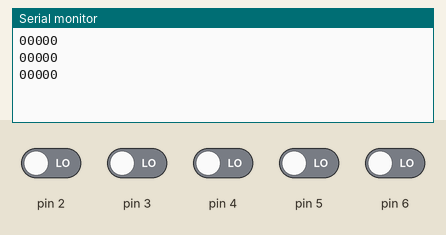
The sketch below on a simulated Arduino Uno, built with avr-gcc and run on an emulated ATmega328P. On the bench: the last lines printed to the serial monitor. The test bench sets the inputs (shaded band); at power-on: pin 2–6 LOW.

Above: at 2.8 s.
2.9 s: pin 2 driven HIGH
At 3.8 s:
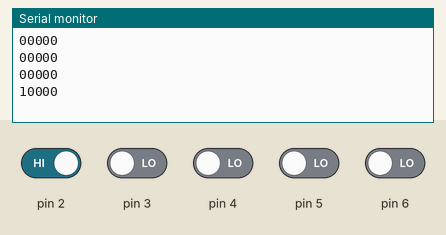
4.4 s: pin 3 driven HIGH
At 5.4 s:
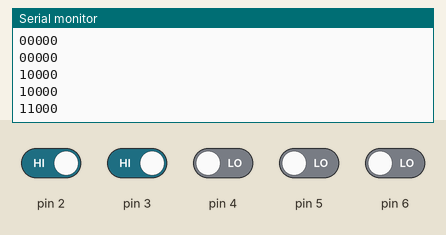
5.9 s: pin 4 driven HIGH
At 6.8 s:
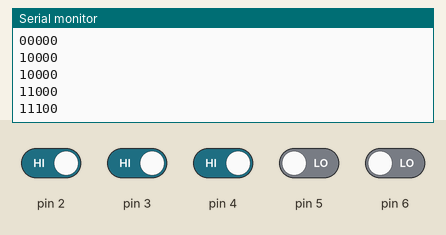
7.4 s: pin 5 driven HIGH
At 8.7 s:
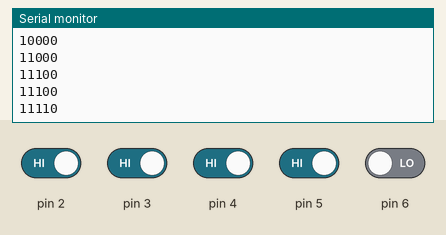
8.9 s: pin 6 driven HIGH
At 9.7 s:
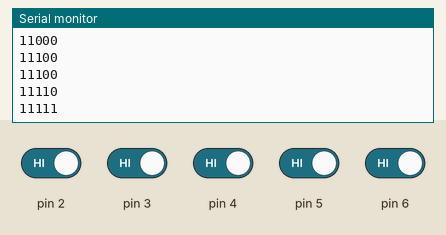
10.4 s: pin 2 driven LOW
At 11.8 s:
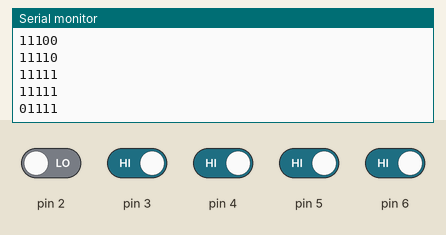
Timing chart, 0 to 12.9 s (numbered marks = the images above; inputs shaded):
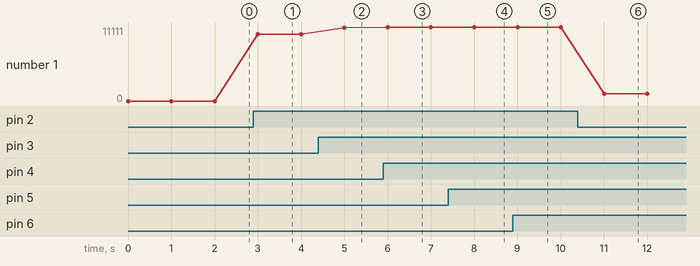

The sketch:

DigitalReadSerialPersonalized.ino
```cpp
// the setup routine runs once when you press reset:
void setup() {
  // initialize serial communication at 9600 bits per second:
  Serial.begin(9600);
  pinMode(2,INPUT);
  pinMode(3,INPUT);
  pinMode(4,INPUT);
  pinMode(5,INPUT);
  pinMode(6,INPUT);
}

// the loop routine runs over and over again forever:
void loop() {
  String dataString = "";
  int data;

  data = digitalRead(2);
  dataString += String(data);

  data = digitalRead(3);
  dataString += String(data);

  data = digitalRead(4);
  dataString += String(data);

  data = digitalRead(5);
  dataString += String(data);

  data = digitalRead(6);
  dataString += String(data);

  Serial.println(dataString);

  delay(1000);
}
```

Measured:
- after the input at 2.9 s, the serial monitor: prints a new line after 0.10 s (image 1)
- after the input at 4.4 s, the serial monitor: prints a new line after 0.60 s (image 2)
- after the input at 5.9 s, the serial monitor: prints a new line after 0.10 s (image 3)
- after the input at 7.4 s, the serial monitor: prints a new line after 0.60 s (image 4)
- after the input at 8.9 s, the serial monitor: prints a new line after 0.11 s (image 5)
- after the input at 10.4 s, the serial monitor: prints a new line after 0.61 s (image 6)
- plotted number 1: 0 → 10000 after the input at 2.9 s, 10000 → 11000 after the input at 4.4 s, 11000 → 11100 after the input at 5.9 s, 11100 → 11110 after the input at 7.4 s, 11110 → 11111 after the input at 8.9 s
